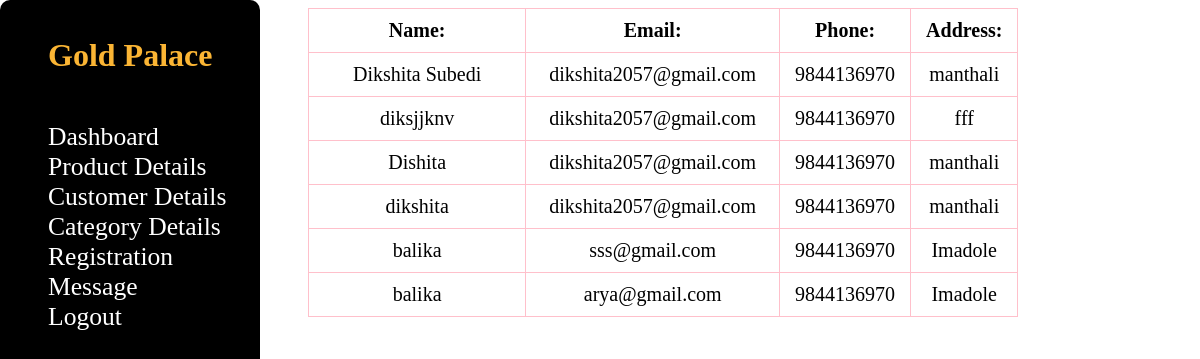
Page /admin/customerdetail.php on the committed database.
### tables this page shows
CREATE TABLE `student` (
  `id` int(11) NOT NULL,
  `name` varchar(200) NOT NULL,
  `email` varchar(200) NOT NULL,
  `address` varchar(200) NOT NULL,
  `phonenumber` text NOT NULL,
  `password` varchar(100) NOT NULL
);

### admin/customerdetail.php (the view, shortened to what this page needs)
<?php
include('index.php');
include('../connect.php');
$data = mysqli_query($conn, "select * from student"); ?>
<table style="transform: translateX(300px);">
	<thead>
		<tr>
			<th>Name:</th>
			<th>Email:</th>
			<th>Phone:</th>
			<th>Address:</th>
		</tr>
	</thead>
	<tbody>
		<?php
		foreach ($data as  $value) { ?>
			<tr>
				<td><?php echo $value["name"] ?></td>
				<td><?php echo $value["email"] ?></td>
				<td><?php echo $value["phonenumber"] ?></td>
				<td><?php echo $value["address"] ?></td>
			</tr>
		<?php
		}
		?>
	</tbody>
</table>

### admin/index.css (style rules this page uses)
:root { --main-color:black; --color-dark:#1D2231; --text-gray:#8390A2; }
* { padding: 0; margin:6; box-sizing: border-box; list-style-type: none; text-decoration: none; font-family: 'Roboto Slab', serif; }

### admin/customerdetail.php (style rules this page uses)
table, th, td, tr { border: 1px solid; border-collapse: collapse; width: 60%; font-size: 20px; text-align: center; padding: 10px; padding-left: 15px; padding-right: 15px; border-color: pink; }

### rows in the picture
student: name "Dikshita Subedi", email "dikshita2057@gmail.com", phonenumber "9844136970", address "manthali"
student: name "diksjjknv", email "dikshita2057@gmail.com", phonenumber "9844136970", address "fff"
student: name "Dishita", email "dikshita2057@gmail.com", phonenumber "9844136970", address "manthali"
student: name "dikshita", email "dikshita2057@gmail.com", phonenumber "9844136970", address "manthali"
student: name "balika", email "sss@gmail.com", phonenumber "9844136970", address "Imadole"
student: name "balika", email "arya@gmail.com", phonenumber "9844136970", address "Imadole"
